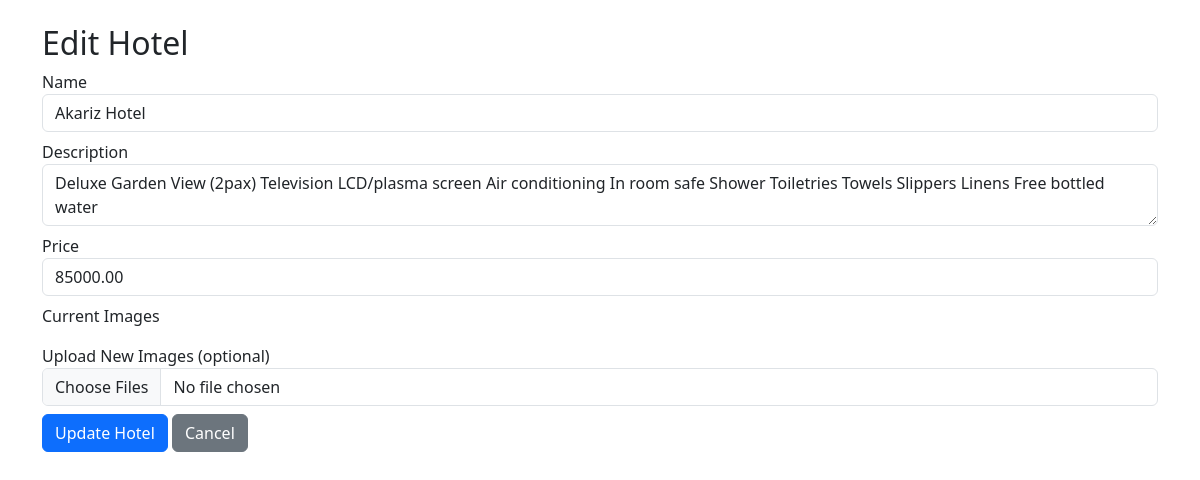
Page /admin/edit_hotel.php?id=1 (signed in) on the committed database.
### tables this page shows
CREATE TABLE `hotels` (
  `id` int(11) NOT NULL,
  `name` varchar(255) NOT NULL,
  `description` text NOT NULL,
  `image` varchar(255) NOT NULL,
  `price` decimal(10,2) NOT NULL,
  `created_at` timestamp NOT NULL DEFAULT current_timestamp(),
  `location_embed` text DEFAULT NULL
);

### admin/edit_hotel.php (the view, shortened to what this page needs)
<?php
include('../includes/db.php');
$id = (int)$_GET['id'];
$hotel = $conn->query("SELECT * FROM hotels WHERE id = $id")->fetch_assoc();
?>
<!DOCTYPE html>
<html>
<head>
    <link href="https://cdn.jsdelivr.net/npm/bootstrap@5.3.0/dist/css/bootstrap.min.css" rel="stylesheet">
</head>
<body class="p-4">
<div class="container">
    <h2>Edit Hotel</h2>
    <form method="POST" enctype="multipart/form-data">
        <div class="mb-2">
            <label>Name</label>
            <input type="text" name="name" class="form-control" value="<?= htmlspecialchars($hotel['name']) ?>" required>
        </div>
        <div class="mb-2">
            <label>Description</label>
            <textarea name="description" class="form-control" required><?= htmlspecialchars($hotel['description']) ?></textarea>
        </div>
        <div class="mb-2">
            <label>Price</label>
            <input type="number" name="price" class="form-control" value="<?= $hotel['price'] ?>" required>
        </div>
        <div class="mb-3">
            <label>Current Images</label><br>
        </div>
        <div class="mb-2">
            <label>Upload New Images (optional)</label>
            <input type="file" name="images[]" class="form-control" multiple>
        </div>
        <button type="submit" class="btn btn-primary">Update Hotel</button>
        <a href="manage_hotels.php" class="btn btn-secondary">Cancel</a>
    </form>
</div>
</body>
</html>

### rows in the picture
hotels: name "Akariz Hotel", description "Deluxe Garden View (2pax) Television LCD/plasma screen Air conditioning In room safe Shower Toiletries Towels Slippers Linens Free bottled water", price "85000.00"
